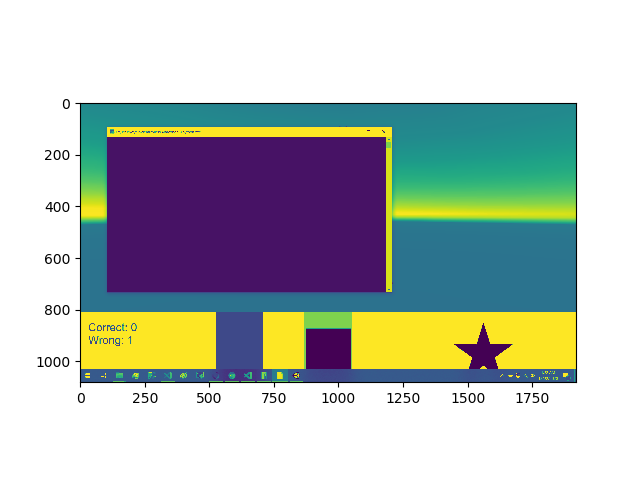
#> input picture task3_dancegame/test.png, 640 x 480 px
$ python -i main1.py   (imports and definitions only)
#> lines starting #> are read from the running program, lines starting #| are printed output that depends on the picture; after the words box and inside, x2 and y2 are one past the last pixel; in counts of white or black regions, pixels touching at a corner belong together
import pyautogui
import time
import os
import subprocess

import numpy as np
import cv2
import matplotlib.pyplot as plt

# You need to set the path to the game in order to open it in the program.
GAMEPATH = "./DiceGame/DiceGame.exe"


def circle_count(img):
    # Image to grayscale.
    img = cv2.cvtColor(img, cv2.COLOR_RGB2GRAY)
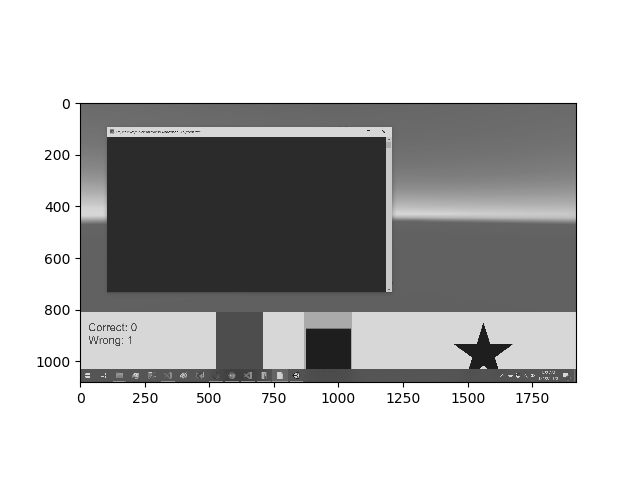
#> img: shape (480, 640); min 0, max 255, mean 186.1

    # Bilateral filter is a bit slower, but increases accuracy of edge detection.
    blurred = cv2.bilateralFilter(img, 50, 80, 95)
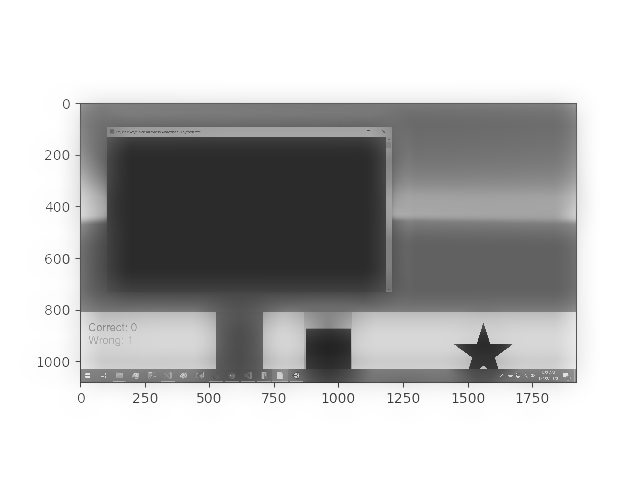
#> blurred: shape (480, 640); min 35, max 255, mean 186.6

    # Edge detection before circle detection increases accuracy of circle detection.
    edges = cv2.Canny(blurred, 100, 100)
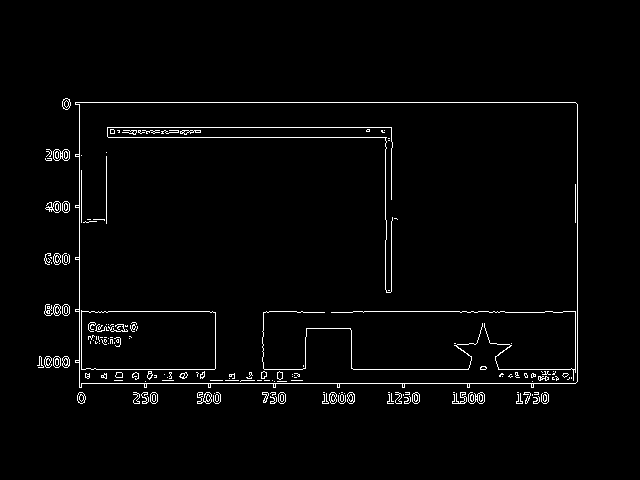
#> edges: shape (480, 640); 2.2% white in thin lines or dots, all inside (x1, y1, x2, y2) = (37, 98, 578, 404)

    # Hough circle detection.
    circles1 = cv2.HoughCircles(
        edges,
        cv2.HOUGH_GRADIENT,
        1,
        33,
        param1=100,
        param2=25,
        minRadius=0,
        maxRadius=80,
    )
#> circles1 = [[111.5, 355.5, 29.9], [112.5, 304.5, 34.9], [292.5, 340.5, 29.3], [284.5, 375.5, 8.8]]
    if circles1 is not None:
        circles1 = np.uint16(np.around(circles1))
#> circles1 = [[112, 356, 30], [112, 304, 35], [292, 340, 29], [284, 376, 9]]
        for i in circles1[0, :]:
            cv2.circle(img, (i[0], i[1]), i[2], (255, 0, 0), 5, 1)
#> this loop made 4 passes
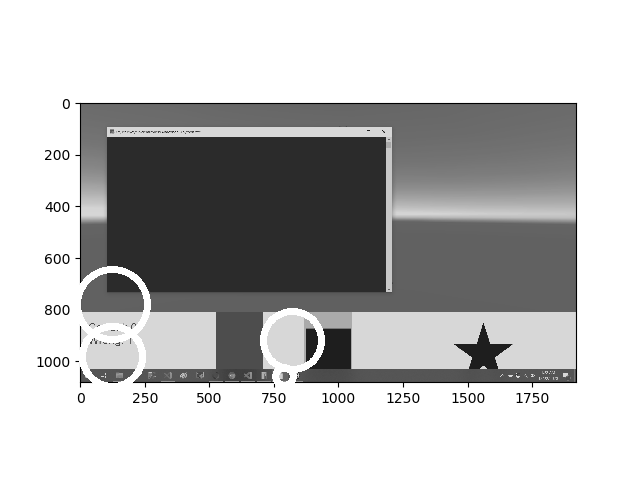
#> img: shape (480, 640); 1.29% of pixels changed, all inside (x1, y1, x2, y2) = (75, 266, 325, 385)
        # Return count of the circles detected.
        a = len(circles1[0, :])
#> a = 4
    else:
        # If there is no circles detected.
        a = 0
    return a


# [80 lines left out: functions play_part1, play_part2, play_game, not called in this run]


# [1 line not run here, left out]

>>> import cv2
>>> picture = cv2.cvtColor(cv2.imread('../task3_dancegame/test.png'), cv2.COLOR_BGR2RGB)
>>> result = circle_count(picture)
#> result = 4

$ run again, on task3_dancegame/corners_method2.png
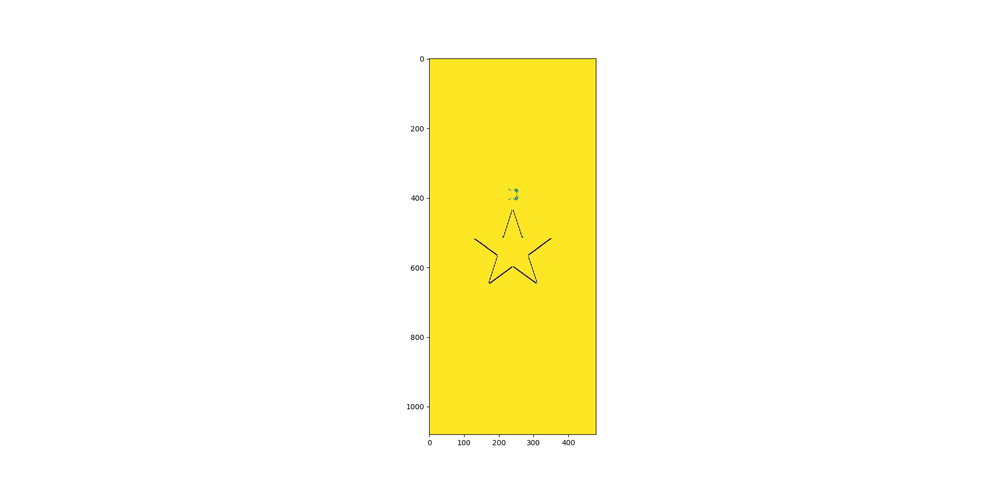
#> input picture task3_dancegame/corners_method2.png, 1000 x 488 px, shrunk from 1920 x 936 before the run
#> in circle_count, `img = cv2.cvtColor(img, cv2.COLOR_RGB2GRAY)`:
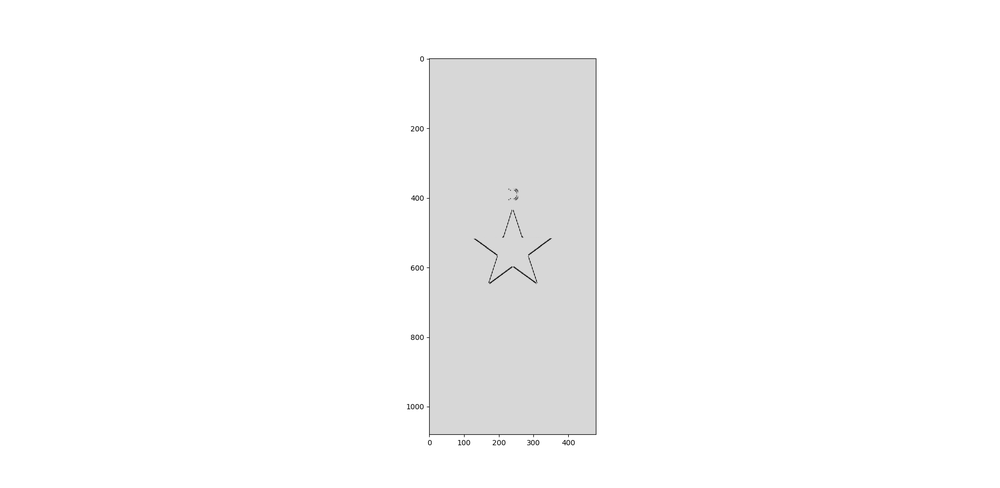
#> img: shape (488, 1000); min 23, max 255, mean 249.3
#> in circle_count, `edges = cv2.Canny(blurred, 100, 100)`:
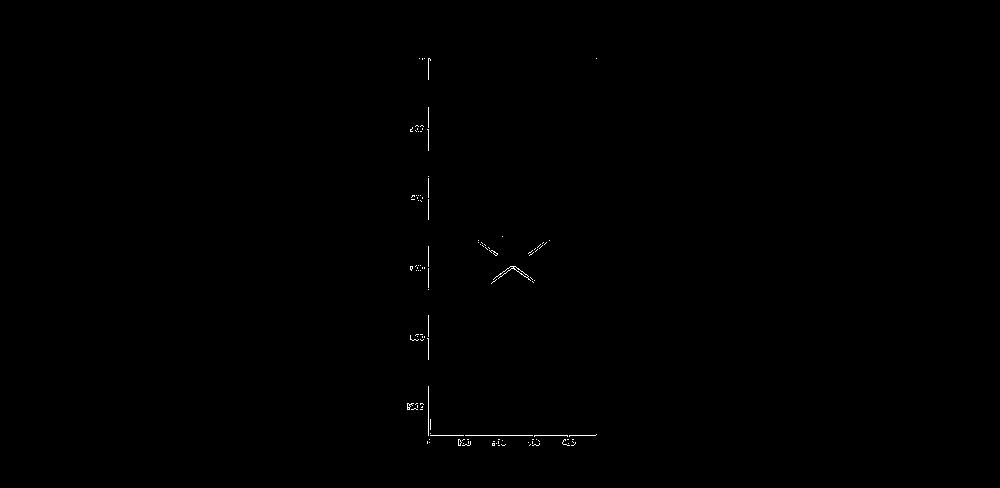
#> edges: shape (488, 1000); 0.17% white in thin lines or dots, all inside (x1, y1, x2, y2) = (407, 58, 597, 446)
#> circles1 = None
#> result = 0
